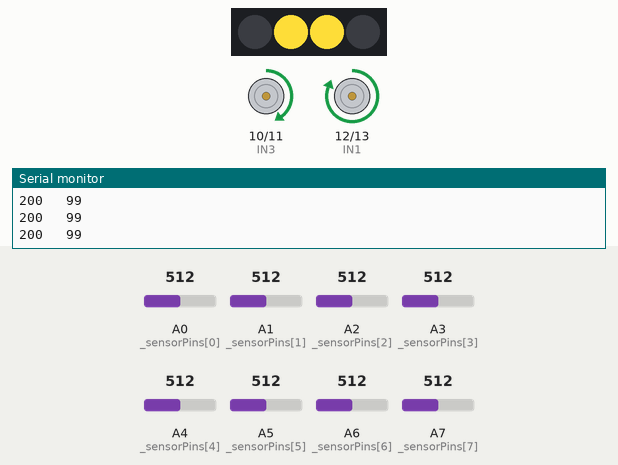
This sketch was run on a simulated Arduino Nano, built with avr-gcc and run on an emulated ATmega328P. On the bench: 4 RGB LEDs in strip order, left to right, motor-driver pin pairs drawn as motors (green arrow = first pin HIGH = forward, orange = second pin HIGH = backward, longer = more drive), the last lines printed to the serial monitor. The inputs (shaded band) are chosen by the test bench; at power-on: A5 (_sensorPins[5]) = 512, A2 (_sensorPins[2]) = 512, A0 (_sensorPins[0]) = 512, A1 (_sensorPins[1]) = 512, A3 (_sensorPins[3]) = 512, A4 (_sensorPins[4]) = 512, A6 (_sensorPins[6]) = 512, A7 (_sensorPins[7]) = 512.

Above: at 1.2 s.
1.3 s: A5 (_sensorPins[5]) set to 591
4.3 s: A5 (_sensorPins[5]) set to 609
At 5.5 s:
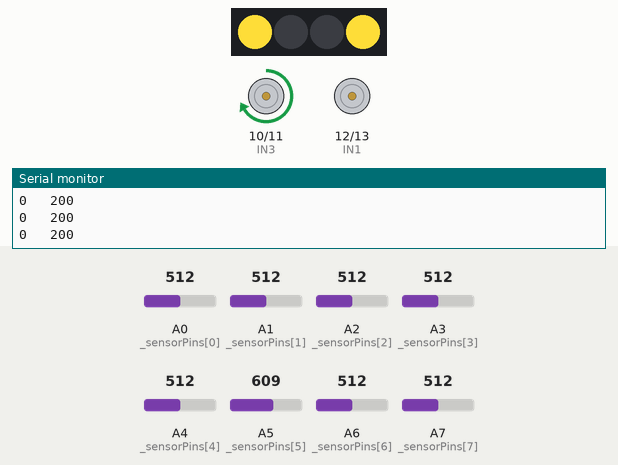
5.8 s: A2 (_sensorPins[2]) set to 584
7.3 s: A2 (_sensorPins[2]) set to 618
At 7.8 s:
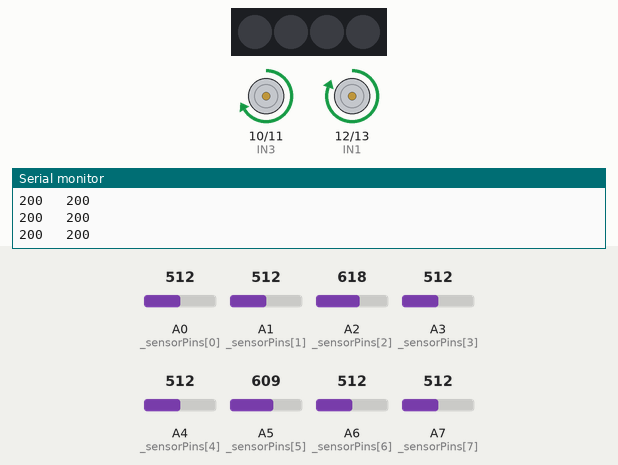
8.8 s: A0 (_sensorPins[0]) set to 582
10.3 s: A0 (_sensorPins[0]) set to 615
At 11.5 s:
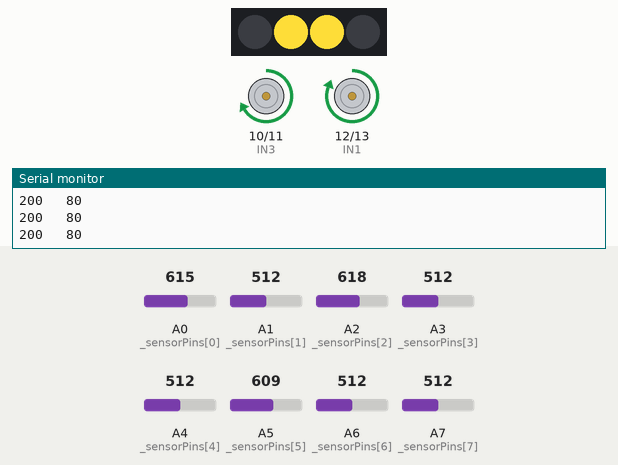
Timing chart, 0 to 12.8 s (numbered marks = the images above; inputs shaded):
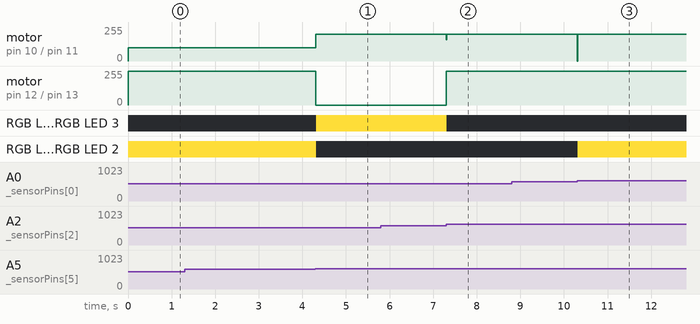

The sketch:

LineFollow.ino
```cpp
#include <Adafruit_NeoPixel.h>

// ============================
// MOTOR PIN SETUP
// ============================
#define BTPIN 1  // Bluetooth pin (not used in current code, but defined for future use)

// Left motor control pins
#define IN1 12  // IN1 controls left motor forward direction
#define IN2 13  // IN2 controls left motor backward direction

// Right motor control pins
#define IN3 10  // IN3 controls right motor forward direction
#define IN4 11  // IN4 controls right motor backward direction

// ============================
// NeoPixel Setup
// ============================
#define NEO_PIN 3  // Pin connected to NeoPixel data line
#define NUM_PIXELS 4  // Number of NeoPixels in the array
Adafruit_NeoPixel strip = Adafruit_NeoPixel(NUM_PIXELS, NEO_PIN, NEO_GRB + NEO_KHZ800);

// ============================
// SENSOR ARRAY SETUP
// ============================
int _sensorPins[] = { A0, A1, A2, A3, A4, A5, A6, A7 };  // Pins for sensor array (connected to analog inputs A0 to A7)
int _sensorValues[8];  // Array to store sensor readings
int _sensorThreshold = 600;  // Threshold for sensor activation, above this value the sensor is considered to detect the line
int _sensorWeights[] = { -3500, -2500, -1500, -500, 500, 1500, 2500, 3500 }; // Weight values for each sensor position (left to right)

// ============================
// PID CONSTANTS
// ============================
float _Kp = 0.12;  // Proportional gain (controls how much the robot adjusts based on the error)
float _Ki = 0.001;  // Integral gain (helps correct small, long-term errors)
float _Kd = 0.04;   // Derivative gain (helps dampen sudden changes in error)

int _previousError = 0;  // Store the previous error value for calculating the derivative term
int _integral = 0;  // Integral of the error, to help fix long-term errors
int _baseSpeed = 220;  // Base speed of the motors, will be adjusted by the PID controller

// ============================
// SETUP FUNCTION
// ============================
void setup() {
    // Start serial communication for debugging purposes
    Serial.begin(9600);

    // Initialize sensor pins as input
    for (int i = 0; i < 8; i++) {
        pinMode(_sensorPins[i], INPUT);  // Set each sensor pin as input
    }

    // Initialize motor control pins as output
    pinMode(IN1, OUTPUT);
    pinMode(IN2, OUTPUT);
    pinMode(IN3, OUTPUT);
    pinMode(IN4, OUTPUT);
    pinMode(BTPIN, OUTPUT);  // Bluetooth pin setup (not used in current code)

    // Initialize NeoPixel strip
    strip.begin();
    strip.show();  // Initialize all pixels to 'off'
}

// ============================
// MAIN LOOP
// ============================
void loop() {
    // Read sensor values and calculate the error (position relative to the line)
    int position = readSensors();
    int error = position;  // The error is the position, which can be positive or negative depending on the line's position

    // Call the PID controller function to adjust motor speeds based on the error
    PID_Linefollow(error);

    // Update the NeoPixel display based on the robot's status
    updateNeoPixels(error);
}

/*
The readSensors() function reads values from the sensor array and calculates the position of the line relative to the robot's current position.
It returns an "error" value that the PID controller will use to adjust motor speeds.
*/

// ============================
// SENSOR READING FUNCTION
// ============================
int readSensors() {
    int weightedSum = 0;  // Variable to hold the weighted sum of sensor readings
    int sum = 0;  // Variable to count how many sensors detect the line

    // Loop through all sensors (A0 to A7)
    for (int i = 0; i < 8; i++) {
        _sensorValues[i] = analogRead(_sensorPins[i]);  // Read sensor values (0-1023)

        // If a sensor detects the line (sensor value is above the threshold)
        if (_sensorValues[i] > _sensorThreshold) {
            weightedSum += _sensorWeights[i];  // Add the sensor's weight to the weighted sum
            sum++;  // Increment the count of sensors detecting the line
        }
    }

    // If no sensors detect the line, continue turning based on the last error
    if (sum == 0) {
        return _previousError > 0 ? 1000 : -1000;  // Return a value to continue turning in the last direction
    }

    // Calculate and return the average weighted position of the line based on the detected sensors
    return weightedSum / sum;  // Return the calculated position
}

/*
The PID_Linefollow() function adjusts the robot's motor speeds based on the error value (calculated position).
It uses a PID control algorithm to make continuous adjustments to correct the robot's path.
*/

// ============================
// PID CONTROL FUNCTION
// ============================
void PID_Linefollow(int error) {
    // Proportional term: directly proportional to the error
    int P = error;

    // Integral term: sum of past errors
    _integral += error;

    // Limit the integral term to avoid excessive buildup
    _integral = constrain(_integral, -1000, 1000);

    // Derivative term: change in error (compared to previous error)
    int D = error - _previousError;

    // Calculate the PID value based on the formula
    int PIDvalue = (_Kp * P) + (_Ki * _integral) + (_Kd * D);

    // Update the previous error for the next cycle
    _previousError = error;

    // Calculate the left and right motor speeds by adjusting the base speed
    int leftSpeed = _baseSpeed - PIDvalue;  // Left motor speed (adjusted by the PID correction)
    int rightSpeed = _baseSpeed + PIDvalue;  // Right motor speed (adjusted by the PID correction)

    // Constrain motor speeds to prevent them from going out of bounds (-255 to 255)
    leftSpeed = constrain(leftSpeed, -200, 200);  // Limited to -200 to 200
    rightSpeed = constrain(rightSpeed, -200, 200);  // Limited to -200 to 200

    // Send the motor speed values to the motor control function
    motor_drive(leftSpeed, rightSpeed);
}

/*
The motor_drive() function takes the adjusted motor speeds (left and right) and controls the motors' direction and speed.
It ensures that the motors are set to move at the correct speed and in the correct direction.
*/

// ============================
// MOTOR CONTROL FUNCTION
// ============================
void motor_drive(int left, int right) {
    // Apply a minimum speed limit to avoid motor jitter (keep motors at least moving)
    if (abs(left) < 50) {
        left = 0;  // Stop the left motor if speed is too low
    }
    if (abs(right) < 50) {
        right = 0;  // Stop the right motor if speed is too low
    }

    // Left motor control: Forward if speed is positive, backward if negative
    if (left >= 0) {
        analogWrite(IN1, left);  // Forward direction (speed)
        analogWrite(IN2, 0);  // Stop backward direction
    } else {
        analogWrite(IN1, 0);  // Stop forward direction
        analogWrite(IN2, -left);  // Backward direction (negative speed)
    }

    // Right motor control: Forward if speed is positive, backward if negative
    if (right >= 0) {
        analogWrite(IN3, right);  // Forward direction (speed)
        analogWrite(IN4, 0);  // Stop backward direction
    } else {
        analogWrite(IN3, 0);  // Stop forward direction
        analogWrite(IN4, -right);  // Backward direction (negative speed)
    }

    // Print motor speeds to the serial monitor for debugging purposes (optional)
    Serial.print(left);  // Print left motor speed
    Serial.print("   ");
    Serial.print(right);  // Print right motor speed
    Serial.println("");  // Newline for readability in the Serial Monitor
}

/*
The updateNeoPixels() function controls the NeoPixels based on the robot's behavior.
It will change the colors of the NeoPixels based on the robot's line-following actions.
*/
void updateNeoPixels(int error) {
    if (error == 0) {
        // On line, turn NeoPixels green
        // Set all pixels to green
        setNeoPixelsColor(0, 255, 0);  // Green for all
    } else if (error > 0) {
        // Turn right, set NeoPixels to blue
        // Set the first few pixels to blue (for turning right)
        strip.setPixelColor(0, 252, 219, 56);  // Turn the 3rd pixel blue (example)
        strip.setPixelColor(1, 0, 0, 0);
        strip.setPixelColor(2, 0, 0, 0);
        strip.setPixelColor(3, 252, 219, 56);
    } else if (error < 0) {
        // Turn left, set NeoPixels to red
        // Set the first few pixels to red (for turning left)
        strip.setPixelColor(0, 0, 0, 0);  // Turn the 3rd pixel blue (example)
        strip.setPixelColor(1, 252, 219, 56);
        strip.setPixelColor(2, 252, 219, 56);
        strip.setPixelColor(3, 0, 0, 0);  // Turn the 3rd pixel blue (example)
    }
    strip.show();  // Make sure to call this after setting the colors to apply the changes
}


/*
Sets all NeoPixels to a specific color
*/
void setNeoPixelsColor(int red, int green, int blue) {
    for (int i = 0; i < NUM_PIXELS; i++) {
        strip.setPixelColor(i, 0, 0, 0);  // Set color
    }
    strip.show();  // Update the strip to show changes
}
```

Measured:
- the behaviour switches between 600 and 601 on A5 (_sensorPins[5]) (found by bisection; images 0 and 1)
- the behaviour switches between 600 and 601 on A2 (_sensorPins[2]) (found by bisection; images 1 and 2)
- the behaviour switches between 600 and 601 on A0 (_sensorPins[0]) (found by bisection; images 2 and 3)
- after the input at 4.3 s, motor on pin 10 (IN3) / pin 11 (IN4): forward 99/255 → forward 200/255 at once; motor on pin 12 (IN1) / pin 13 (IN2): forward 255/255 → stopped at once; RGB LED 0, RGB LED 3: off → RGB(252, 219, 56) at once; RGB LED 1, RGB LED 2: RGB(252, 219, 56) → off at once
- after the input at 7.3 s, motor on pin 10 (IN3) / pin 11 (IN4): forward 200/255 → forward 161/255 at once, → forward 200/255 0.01 s later; motor on pin 12 (IN1) / pin 13 (IN2): stopped → forward 255/255 at once; RGB LED 0, RGB LED 3: RGB(252, 219, 56) → off at once
- after the input at 10.3 s, motor on pin 10 (IN3) / pin 11 (IN4): forward 200/255 → stopped at once, → forward 200/255 0.01 s later; RGB LED 1, RGB LED 2: off → RGB(252, 219, 56) at once
